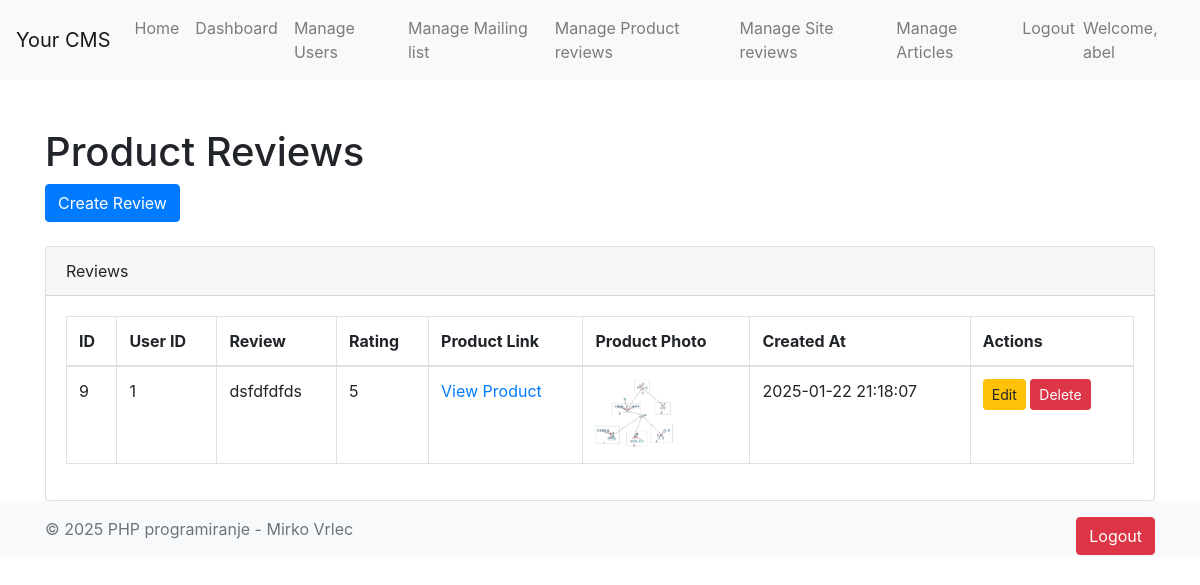
/admin/product_reviews.php (signed in), run on the app's committed database.
### tables this page shows
CREATE TABLE `product_reviews` (
  `id` int(11) NOT NULL AUTO_INCREMENT,
  `user_id` int(11) NOT NULL,
  `review` text NOT NULL,
  `rating` int(11) DEFAULT NULL CHECK (`rating` between 1 and 5),
  `product_link` varchar(255) DEFAULT NULL,
  `created_at` timestamp NOT NULL DEFAULT current_timestamp(),
  `photo` varchar(255) DEFAULT NULL,
  PRIMARY KEY (`id`),
  KEY `user_id` (`user_id`),
  CONSTRAINT `product_reviews_ibfk_1` FOREIGN KEY (`user_id`) REFERENCES `users` (`id`) ON DELETE CASCADE
);

### admin/product_reviews.php (the view, shortened to what this page needs)
<?php
require_once '../includes/config.php';
require_once '../includes/header.php';
?>
<!DOCTYPE html>
<html lang="en">
<head>
    <link href="https://stackpath.bootstrapcdn.com/bootstrap/4.5.2/css/bootstrap.min.css" rel="stylesheet">
</head>
<body>
    <div class="container mt-5">
        <h1>Product Reviews</h1>
        <button type="button" class="btn btn-primary" data-toggle="modal" data-target="#createReviewModal">
            Create Review
        </button>
        <div class="card mt-4">
            <div class="card-header">Reviews</div>
            <div class="card-body">
                <table class="table table-bordered">
                    <thead>
                        <tr>
                            <th>ID</th>
                            <th>User ID</th>
                            <th>Review</th>
                            <th>Rating</th>
                            <th>Product Link</th>
                            <th>Product Photo</th>
                            <th>Created At</th>
                            <th>Actions</th>
                        </tr>
                    </thead>
                    <tbody>
                        <?php
                        $sql = "SELECT id, user_id, review, rating, product_link, photo, created_at FROM product_reviews";
                        $result = $conn->query($sql);
                        if ($result->num_rows > 0) {
                            while ($row = $result->fetch_assoc()) {
                                echo "<tr>
                                        <td>{$row['id']}</td>
                                        <td>{$row['user_id']}</td>
                                        <td>{$row['review']}</td>
                                        <td>{$row['rating']}</td>
                                        <td><a href='{$row['product_link']}' target='_blank'>View Product</a></td>
                                        <td><img src='{$row['photo']}' alt='Product Photo' width='100'></td>
                                        <td>{$row['created_at']}</td>
                                        <td>";
                                if ($_SESSION['role'] === 'admin') {
                                    echo "<button type='button' class='btn btn-warning btn-sm' data-toggle='modal' data-target='#editReviewModal' data-id='{$row['id']}' data-review='{$row['review']}' data-rating='{$row['rating']}' data-product_link='{$row['product_link']}' data-photo='{$row['photo']}'>Edit</button>
                                          <button type='button' class='btn btn-danger btn-sm' data-toggle='modal' data-target='#deleteReviewModal' data-id='{$row['id']}'>Delete</button>";
                                }
                                echo "</td>
                                    </tr>";
                            }
                        } else {
                            echo "<tr><td colspan='8'>No reviews found</td></tr>";
                        }
                        ?>
                    </tbody>
                </table>
            </div>
        </div>
    </div>
</body>
</html>
<?php require_once '../includes/footer.php'; ?>

### data on the page
product_reviews: id "9", user "1", review "dsfdfdfds", rating "5", photo (picture), created_at "2025-01-22 21:18:07"

### other printed values
$_SESSION['username'] "abel"
